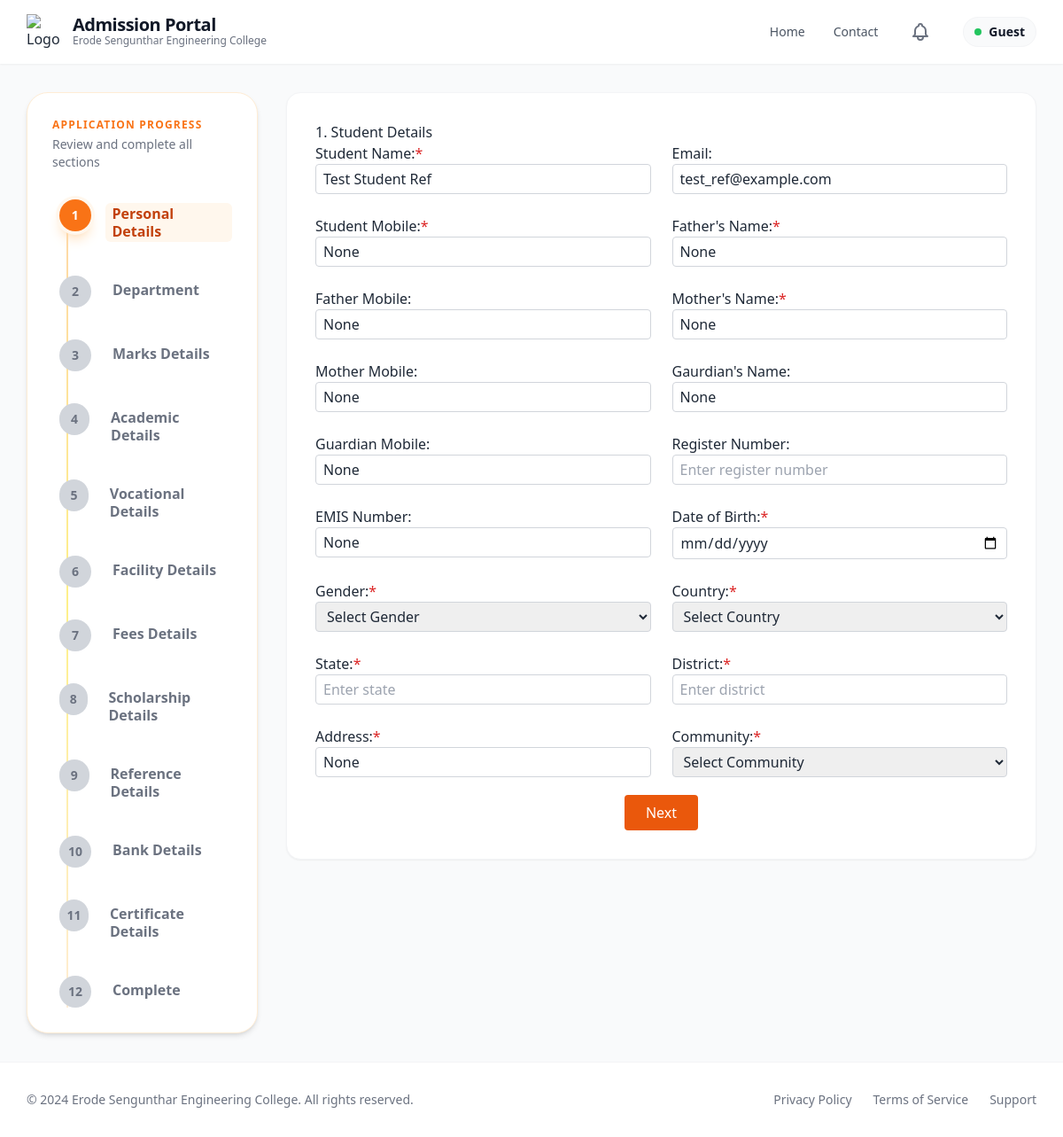
/personal_details/1002/, run on an earlier commit of the app's database.
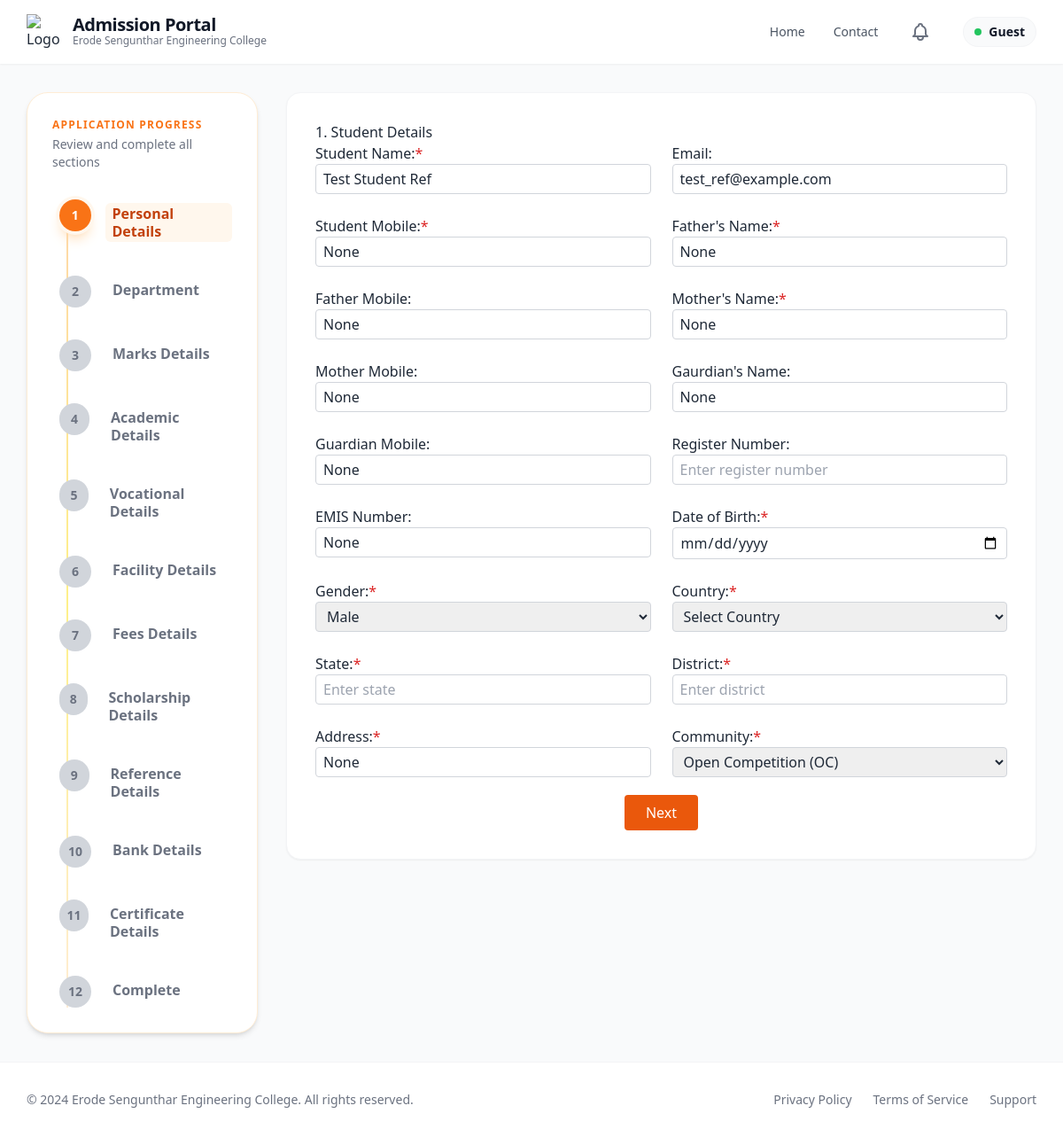
And on a later commit of the database.
### app/models.py (models this page shows, shortened)
class Admission(models.Model):
    ADMISSION_STATUS_CHOICES = (
        ('enquired', 'Enquired'),
        ('admitted', 'Admitted'),
        ('discontinued', 'Discontinued'),
        ('left', 'Left'),
    )
    admission_status = models.CharField(max_length=20, choices=ADMISSION_STATUS_CHOICES, default='enquired')
    application_number = models.CharField(max_length=100, blank=True, null=True)
    application_date = models.DateField(blank=True, null=True)
    admission_date = models.DateField(blank=True, null=True)
    allotment_number = models.CharField(max_length=100, blank=True, null=True)
    portal_status = models.CharField(max_length=50, blank=True, null=True)
    quota = models.CharField(max_length=50, blank=True, null=True)
    roll_number = models.CharField(max_length=100, blank=True, null=True)
    unique_id = models.CharField(max_length=100, blank=True, null=True)
    umis_number = models.CharField(max_length=100, blank=True, null=True)
    level = models.CharField(max_length=10, blank=True, null=True)
    course = models.CharField(max_length=100, blank=True, null=True)
    branch = models.CharField(max_length=100, blank=True, null=True)
    department_preferences = models.JSONField(default=dict, blank=True, null=True)
    pg_dept = models.CharField(max_length=255, blank=True, null=True)
    is_fg = models.BooleanField(default=False, blank=True, null=True)
    fg_number = models.CharField(max_length=100, blank=True, null=True)
    pmss = models.BooleanField(default=False, blank=True, null=True)
    seven_five = models.BooleanField(default=False, blank=True, null=True)
    student_name = models.CharField(max_length=255, blank=True, null=True)
    dob = models.DateField(blank=True, null=True)
    gender = models.CharField(max_length=10, blank=True, null=True)
    community = models.CharField(max_length=50, blank=True, null=True)
    caste = models.CharField(max_length=100, blank=True, null=True)
    region = models.CharField(max_length=100, blank=True, null=True)
    aadhaar_number = models.CharField(max_length=12, blank=True, null=True)
    father_name = models.CharField(max_length=255, blank=True, null=True)
    mother_name = models.CharField(max_length=255, blank=True, null=True)
    guardian_name = models.CharField(max_length=255, blank=True, null=True)
    father_mobile = models.CharField(max_length=15, blank=True, null=True)
    mother_mobile = models.CharField(max_length=15, blank=True, null=True)
    guardian_mobile = models.CharField(max_length=15, blank=True, null=True)
    email = models.EmailField(blank=True, null=True)
    student_mobile = models.CharField(max_length=15, blank=True, null=True)
    address = models.TextField(blank=True, null=True)
    pincode = models.CharField(max_length=10, blank=True, null=True)
    district = models.CharField(max_length=100, blank=True, null=True)
    state = models.CharField(max_length=100, blank=True, null=True)
    country = models.CharField(max_length=100, blank=True, null=True)
    qualification = models.CharField(max_length=10, blank=True, null=True)
    tenth_total = models.CharField(max_length=50, blank=True, null=True)
    tenth_percentage = models.CharField(max_length=50, blank=True, null=True)
    twelfth_total = models.CharField(max_length=50, blank=True, null=True)
    twelfth_percentage = models.CharField(max_length=50, blank=True, null=True)
    twelfth_major = models.CharField(max_length=255, blank=True, null=True)
    twelth_reg_no = models.CharField(max_length=50, blank=True, null=True)
    maths_marks = models.DecimalField(max_digits=5, decimal_places=2, blank=True, null=True)
    physics_marks = models.DecimalField(max_digits=5, decimal_places=2, blank=True, null=True)
    chemistry_marks = models.DecimalField(max_digits=5, decimal_places=2, blank=True, null=True)
    cutoff_marks = models.DecimalField(max_digits=5, decimal_places=2, blank=True, null=True)
    diploma_total = models.CharField(max_length=50, blank=True, null=True)
    diploma_percentage = models.CharField(max_length=50, blank=True, null=True)
    diploma_major = models.CharField(max_length=255, blank=True, null=True)
    board = models.CharField(max_length=50, blank=True, null=True)
    year_passing = models.IntegerField(blank=True, null=True)
    medium = models.CharField(max_length=50, blank=True, null=True)
    last_school = models.CharField(max_length=255, blank=True, null=True)
    vocational_stream = models.CharField(max_length=255, blank=True, null=True)
    skill_proof = models.FileField(upload_to=vocational_upload_path, blank=True, null=True)
    college_fee = models.DecimalField(max_digits=10, decimal_places=2, blank=True, null=True)
    hostel_fee = models.DecimalField(max_digits=10, decimal_places=2, blank=True, null=True)
    bus_fee = models.DecimalField(max_digits=10, decimal_places=2, blank=True, null=True)
    other_fee = models.DecimalField(max_digits=10, decimal_places=2, blank=True, null=True)
    paid_fee = models.DecimalField(max_digits=10, decimal_places=2, blank=True, null=True)
    concession_amount = models.DecimalField(max_digits=10, decimal_places=2, blank=True, null=True)
    unpaid_fee = models.DecimalField(max_digits=10, decimal_places=2, blank=True, null=True)
    transaction_id = models.CharField(max_length=50, blank=True, null=True)
    transaction_date = models.DateTimeField(blank=True, null=True)
    had_paid = models.BooleanField(default=False, blank=True, null=True)
    facility_type = models.CharField(max_length=20, blank=True, null=True)
    hostel_name = models.CharField(max_length=100, blank=True, null=True)
    boarding_point = models.CharField(max_length=100, blank=True, null=True)
    bus_needed = models.CharField(max_length=10, blank=True, null=True)
    bus_route = models.CharField(max_length=255, blank=True, null=True)
    hostel_needed = models.CharField(max_length=10, blank=True, null=True)
    hostel_type = models.CharField(max_length=100, blank=True, null=True)
    room_type = models.CharField(max_length=100, blank=True, null=True)
    mess_type = models.CharField(max_length=100, blank=True, null=True)
    hostel_fee_amount = models.DecimalField(max_digits=10, decimal_places=2, blank=True, null=True)
    account_holder_name = models.CharField(max_length=255, blank=True, null=True)
    account_number = models.CharField(max_length=30, blank=True, null=True)
    bank_name = models.CharField(max_length=100, blank=True, null=True)
    ifsc_code = models.CharField(max_length=15, blank=True, null=True)
    bank_branch = models.CharField(max_length=100, blank=True, null=True)
    seeding_status = models.CharField(max_length=50, blank=True, null=True)
    tc = models.FileField(upload_to=certificate_upload_path, blank=True, null=True)
    community_cert = models.FileField(upload_to=certificate_upload_path, blank=True, null=True)
    aadhaar = models.FileField(upload_to=certificate_upload_path, blank=True, null=True)
    tenth_marksheet = models.FileField(upload_to=certificate_upload_path, blank=True, null=True)
    twelfth_marksheet = models.FileField(upload_to=certificate_upload_path, blank=True, null=True)
    photo = models.FileField(upload_to=photo_upload_path, blank=True, null=True)
    created_at = models.DateTimeField(auto_now_add=True)

### app/application_forms/personal_details.py (the view, shortened to what this page needs)
# urls.py: path('personal_details/', personal_details.personal_details, name='personal_details'),
def personal_details(request, pk=None):
    admission = Admission.objects.filter(pk=pk).first() if pk else None
    return render(request, 'details_form/personal_details.html', {
        'admission': admission,
        'pk': pk,
        'title': 'Personal Details',
        'steps': get_steps(),
        'current_step': 1
    })

### app/utils.py (called while the page is built)
def get_steps():
    return [
        {"number": 1, "label": "Personal Details"},
        {"number": 2, "label": "Department"},
        {"number": 3, "label": "Marks Details"},
        {"number": 4, "label": "Academic Details"},
        {"number": 5, "label": "Vocational Details"},
        {"number": 6, "label": "Facility Details"},
        {"number": 7, "label": "Fees Details"},
        {"number": 8, "label": "Scholarship Details"},
        {"number": 9, "label": "Reference Details"},
        {"number": 10, "label": "Bank Details"},
        {"number": 11, "label": "Certificate Details"},
        {"number": 12, "label": "Complete"},
    ]

### templates/details_form/personal_details.html (shortened to what the changed rows need)
{% extends 'details_form/Created_base.html' %}
{% block content %}
{% include "details_form/tracker.html" %}
<div class="col-span-1 lg:col-span-9">
  <div class="bg-white rounded-2xl shadow-sm border border-gray-100 p-6 md:p-8">
    <script src="https://cdn.tailwindcss.com"></script>
    <script src="https://cdn.tailwindcss.com"></script>
<form method="post" enctype="multipart/form-data" action="{% url 'personal_details' %}{% if pk %}?pk={{ pk }}{% endif %}" id="personalForm">
  <div class="card">
    <h2>1. Student Details</h2>
    <div class="grid grid-cols-1 md:grid-cols-2 gap-6">
      <div>
        <label>Student Name:<span class="text-red-600">*</span></label>
        <input type="text" name="student_name" value="{% if admission %}{{ admission.student_name }}{% endif %}" placeholder="Enter your full name" required class="w-full border border-gray-300 rounded px-2 py-1">
      </div>
      <div>
        <label>Email:</label>
        <input type="email" name="email" value="{% if admission %}{{ admission.email }}{% endif %}" placeholder="Enter your email" required class="w-full border border-gray-300 rounded px-2 py-1">
      </div>
      <div>
        <label>Student Mobile:<span class="text-red-600">*</span></label>
        <input type="tel" name="student_mobile" value="{% if admission %}{{ admission.student_mobile }}{% endif %}" placeholder="Enter student mobile number" class="w-full border border-gray-300 rounded px-2 py-1">
      </div>
      <div>
        <label>Father's Name:<span class="text-red-600">*</span></label>
        <input type="text" name="father_name" value="{% if admission %}{{ admission.father_name }}{% endif %}" placeholder="Enter your full name" class="w-full border border-gray-300 rounded px-2 py-1">
      </div>
      <div>
        <label>Father Mobile:</label>
        <input type="tel" name="father_mobile" value="{% if admission %}{{ admission.father_mobile }}{% endif %}" placeholder="Enter father mobile number" class="w-full border border-gray-300 rounded px-2 py-1">
      </div>
      <div>
        <label>Mother's Name:<span class="text-red-600">*</span></label>
        <input type="text" name="mother_name" value="{% if admission %}{{ admission.mother_name }}{% endif %}" placeholder="Enter your full name" class="w-full border border-gray-300 rounded px-2 py-1">
      </div>
      <div>
        <label>Mother Mobile:</label>
        <input type="tel" name="mother_mobile" value="{% if admission %}{{ admission.mother_mobile }}{% endif %}" placeholder="Enter mother mobile number" class="w-full border border-gray-300 rounded px-2 py-1">
      </div>
      <div>
        <label>Gaurdian's Name:</label>
        <input type="text" name="guardian_name" value="{% if admission %}{{ admission.guardian_name }}{% endif %}" placeholder="Enter your full name" class="w-full border border-gray-300 rounded px-2 py-1">
      </div>
      <div>
        <label>Guardian Mobile:</label>
        <input type="tel" name="guardian_mobile" value="{% if admission %}{{ admission.guardian_mobile }}{% endif %}" placeholder="Enter guardian mobile number" class="w-full border border-gray-300 rounded px-2 py-1">
      </div>
      <div>
        <label>EMIS Number:</label>
        <input type="text" name="umis_number" value="{% if admission %}{{ admission.umis_number }}{% endif %}" placeholder="Enter register number" class="w-full border border-gray-300 rounded px-2 py-1">
      </div>
      <div>
        <label>Gender:<span class="text-red-600">*</span></label>
        <select name="gender" required class="w-full border border-gray-300 rounded px-2 py-1">
          <option value="">Select Gender</option>
          <option {% if admission and admission.gender == 'Male' %}selected{% endif %}>Male</option>
        </select>
      </div>
      <div>
        <label>Address:<span class="text-red-600">*</span></label>
        <input type="text" name="address" value="{% if admission %}{{ admission.address }}{% endif %}" placeholder="Enter address" required class="w-full border border-gray-300 rounded px-2 py-1">
      </div>
      <div>
        <label>Community:<span class="text-red-600">*</span></label>
        <select name="community" class="w-full border border-gray-300 rounded px-2 py-1">
          <option value="">Select Community</option>
          <option value="OC" {% if admission and admission.community == 'OC' %}selected{% endif %}>Open Competition (OC)</option>
        </select>
      </div>
    </div>
  </div>
</form>
  </div>
</div>
{% endblock %}

What changed in the data, as far as the page shows it:
changed Admission "Test Student Ref": gender (not shown) → "Male"; community (not shown) → "Open Competition (OC)"
Also different on the page:
form field gender: "Select Gender" → (not shown)
form field community: "Select Community" → (not shown)
